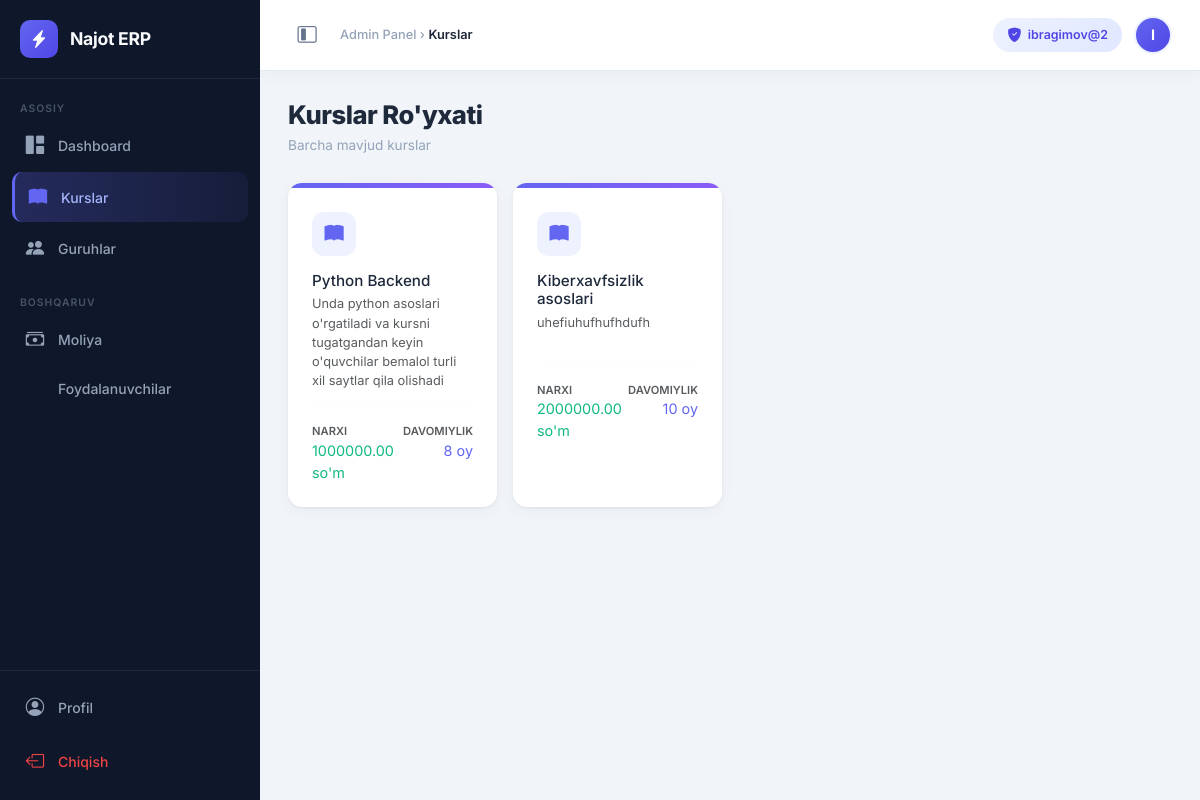
Before: /courses/courses/ (signed in) with the older database file.
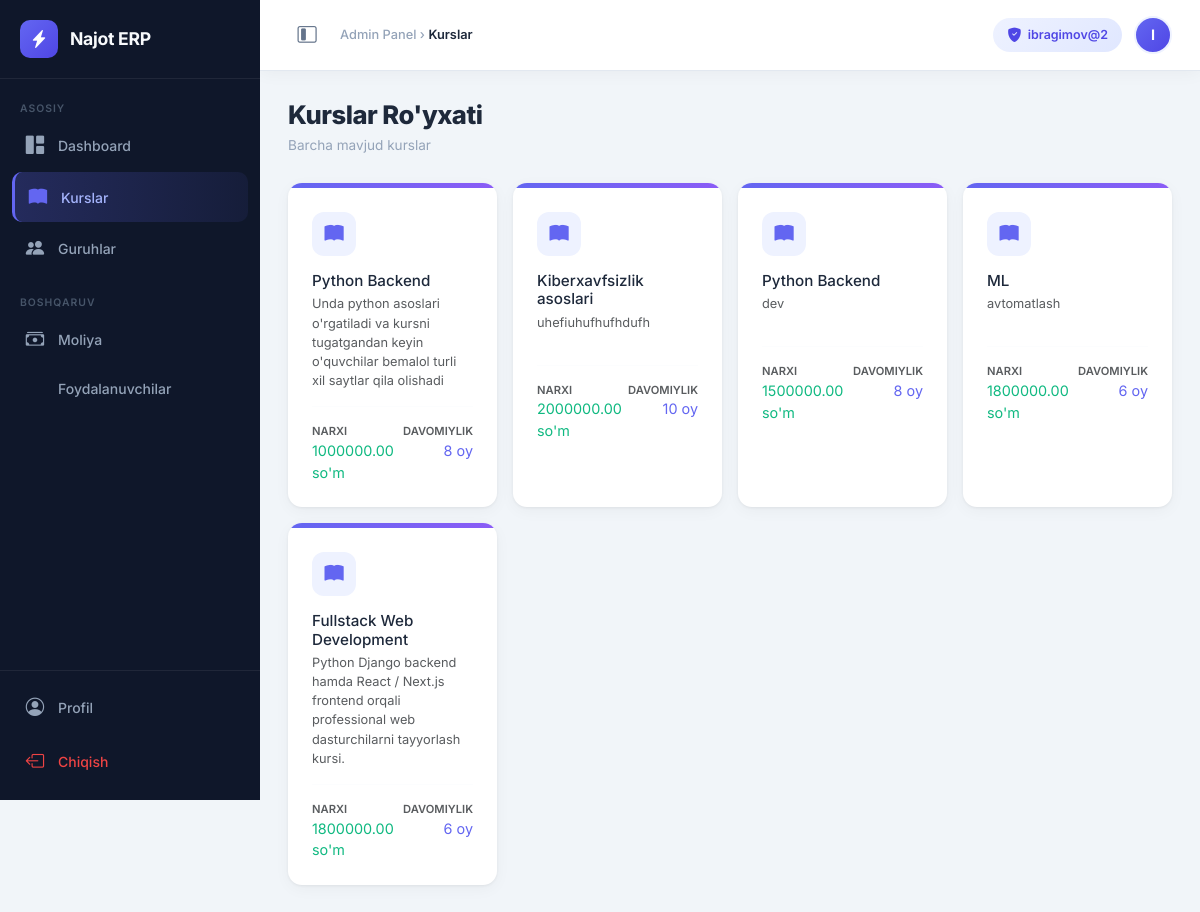
After: the same page with the newer database file.
### courses/models.py (models this page shows, shortened)
class Course(models.Model):
    name = models.CharField(max_length=100, verbose_name="Kurs nomi")
    description = models.TextField(blank=True, null=True, verbose_name="Tavsif")
    price = models.DecimalField(max_digits=10, decimal_places=2, verbose_name="Narxi (so'm)")
    duration_months = models.PositiveIntegerField(default=1, verbose_name="Davomiyligi (oy)")

### courses/views.py (the view)
# urls.py: path('courses/', CourseListView.as_view(), name='course_list'),
class CourseListView(LoginRequiredMixin, View):
    def get(self, request):
        courses = Course.objects.all()
        return render(request, 'courses/course_list.html', {'courses': courses})

### users/models.py (called while the page is built)
    @property
    def is_admin(self):
        return self.role == 'ADMIN' or self.is_superuser

### templates/courses/course_list.html (shortened to what this page needs)
{% extends 'base_admin.html' %}
{% block page_title %}Kurslar{% endblock %}
{% block nav_courses %}active{% endblock %}
{% block content %}
<div class="page-header">
    <div>
        <h1>Kurslar Ro'yxati</h1>
        <div class="page-subtitle">Barcha mavjud kurslar</div>
    </div>
</div>
<div class="row g-3">
    {% for course in courses %}
    <div class="col-xl-3 col-lg-4 col-md-6">
        <div class="card h-100" style="border-radius:14px; overflow:hidden;">
            <div style="height:5px; background:linear-gradient(90deg,#6366f1,#8b5cf6);"></div>
            <div class="card-body p-4">
                <div class="d-flex align-items-start justify-content-between mb-3">
                    <div style="width:44px;height:44px;background:#eef2ff;border-radius:12px;
                                display:flex;align-items:center;justify-content:center;">
                        <i class="bi bi-book-fill" style="color:#6366f1; font-size:1.2rem;"></i>
                    </div>
                </div>
                <h5 class="fw-700 mb-1" style="font-size:.95rem; color:#1e293b;">{{ course.name }}</h5>
                <p class="text-muted mb-3" style="font-size:.8rem; min-height:36px;">
                    {{ course.description|default:"Tavsif berilmagan" }}
                </p>
                <hr style="border-color:#f1f5f9;">
                <div class="d-flex justify-content-between">
                    <div>
                        <div class="text-muted" style="font-size:.7rem; font-weight:600; text-transform:uppercase;">Narxi</div>
                        <div class="fw-700" style="color:#10b981; font-size:.9rem;">{{ course.price }} so'm</div>
                    </div>
                    <div class="text-end">
                        <div class="text-muted" style="font-size:.7rem; font-weight:600; text-transform:uppercase;">Davomiylik</div>
                        <div class="fw-700" style="color:#6366f1; font-size:.9rem;">{{ course.duration_months }} oy</div>
                    </div>
                </div>
            </div>
        </div>
    </div>
    {% endfor %}
</div>
{% endblock %}

Changed rows visible on the page:
added Course: name "Python Backend", description "dev", price "1500000.00", duration_months "8"
added Course: name "ML", description "avtomatlash", price "1800000.00", duration_months "6"
added Course: name "Fullstack Web Development", description "Python Django backend hamda React / Next.js frontend orqali professional web dasturchilarni tayyorlash kursi.", price "1800000.00", duration_months "6"
